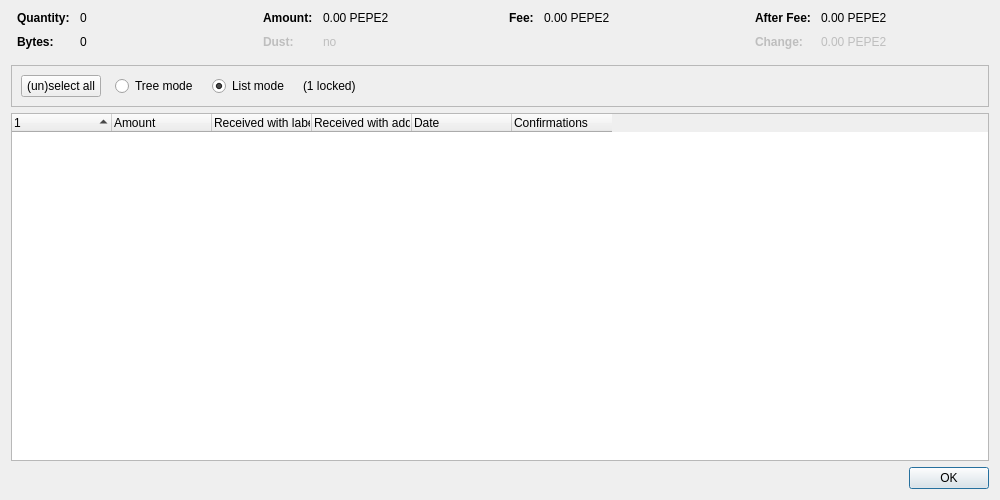
<?xml version="1.0" encoding="UTF-8"?>
<ui version="4.0">
 <class>CoinControlDialog</class>
 <widget class="QDialog" name="CoinControlDialog">
  <property name="geometry">
   <rect>
    <x>0</x>
    <y>0</y>
    <width>1000</width>
    <height>500</height>
   </rect>
  </property>
  <property name="windowTitle">
   <string>Coin Selection</string>
  </property>
  <layout class="QVBoxLayout" name="verticalLayout">
   <item>
    <layout class="QHBoxLayout" name="horizontalLayoutTop" stretch="0,0,0,0">
     <property name="topMargin">
      <number>0</number>
     </property>
     <property name="bottomMargin">
      <number>10</number>
     </property>
     <item>
      <layout class="QFormLayout" name="formLayoutCoinControl1">
       <property name="horizontalSpacing">
        <number>10</number>
       </property>
       <property name="verticalSpacing">
        <number>10</number>
       </property>
       <property name="leftMargin">
        <number>6</number>
       </property>
       <property name="rightMargin">
        <number>6</number>
       </property>
       <item row="0" column="0">
        <widget class="QLabel" name="labelCoinControlQuantityText">
         <property name="font">
          <font>
           <weight>75</weight>
           <bold>true</bold>
          </font>
         </property>
         <property name="text">
          <string>Quantity:</string>
         </property>
        </widget>
       </item>
       <item row="0" column="1">
        <widget class="QLabel" name="labelCoinControlQuantity">
         <property name="cursor">
          <cursorShape>IBeamCursor</cursorShape>
         </property>
         <property name="contextMenuPolicy">
          <enum>Qt::ActionsContextMenu</enum>
         </property>
         <property name="text">
          <string notr="true">0</string>
         </property>
         <property name="textInteractionFlags">
          <set>Qt::LinksAccessibleByMouse|Qt::TextSelectableByKeyboard|Qt::TextSelectableByMouse</set>
         </property>
        </widget>
       </item>
       <item row="1" column="0">
        <widget class="QLabel" name="labelCoinControlBytesText">
         <property name="font">
          <font>
           <weight>75</weight>
           <bold>true</bold>
          </font>
         </property>
         <property name="text">
          <string>Bytes:</string>
         </property>
        </widget>
       </item>
       <item row="1" column="1">
        <widget class="QLabel" name="labelCoinControlBytes">
         <property name="cursor">
          <cursorShape>IBeamCursor</cursorShape>
         </property>
         <property name="contextMenuPolicy">
          <enum>Qt::ActionsContextMenu</enum>
         </property>
         <property name="text">
          <string notr="true">0</string>
         </property>
         <property name="textInteractionFlags">
          <set>Qt::LinksAccessibleByMouse|Qt::TextSelectableByKeyboard|Qt::TextSelectableByMouse</set>
         </property>
        </widget>
       </item>
      </layout>
     </item>
     <item>
      <layout class="QFormLayout" name="formLayoutCoinControl2">
       <property name="horizontalSpacing">
        <number>10</number>
       </property>
       <property name="verticalSpacing">
        <number>10</number>
       </property>
       <property name="leftMargin">
        <number>6</number>
       </property>
       <property name="rightMargin">
        <number>6</number>
       </property>
       <item row="0" column="0">
        <widget class="QLabel" name="labelCoinControlAmountText">
         <property name="font">
          <font>
           <weight>75</weight>
           <bold>true</bold>
          </font>
         </property>
         <property name="text">
          <string>Amount:</string>
         </property>
        </widget>
       </item>
       <item row="0" column="1">
        <widget class="QLabel" name="labelCoinControlAmount">
         <property name="cursor">
          <cursorShape>IBeamCursor</cursorShape>
         </property>
         <property name="contextMenuPolicy">
          <enum>Qt::ActionsContextMenu</enum>
         </property>
         <property name="text">
          <string notr="true">0.00 PEPE2</string>
         </property>
         <property name="textInteractionFlags">
          <set>Qt::LinksAccessibleByMouse|Qt::TextSelectableByKeyboard|Qt::TextSelectableByMouse</set>
         </property>
        </widget>
       </item>
       <item row="1" column="0">
        <widget class="QLabel" name="labelCoinControlLowOutputText">
         <property name="enabled">
          <bool>false</bool>
         </property>
         <property name="font">
          <font>
           <weight>75</weight>
           <bold>true</bold>
          </font>
         </property>
         <property name="text">
          <string>Dust:</string>
         </property>
        </widget>
       </item>
       <item row="1" column="1">
        <widget class="QLabel" name="labelCoinControlLowOutput">
         <property name="enabled">
          <bool>false</bool>
         </property>
         <property name="cursor">
          <cursorShape>IBeamCursor</cursorShape>
         </property>
         <property name="contextMenuPolicy">
          <enum>Qt::ActionsContextMenu</enum>
         </property>
         <property name="text">
          <string notr="true">no</string>
         </property>
         <property name="textInteractionFlags">
          <set>Qt::LinksAccessibleByMouse|Qt::TextSelectableByKeyboard|Qt::TextSelectableByMouse</set>
         </property>
        </widget>
       </item>
      </layout>
     </item>
     <item>
      <layout class="QFormLayout" name="formLayoutCoinControl3">
       <property name="horizontalSpacing">
        <number>10</number>
       </property>
       <property name="verticalSpacing">
        <number>10</number>
       </property>
       <property name="leftMargin">
        <number>6</number>
       </property>
       <property name="rightMargin">
        <number>6</number>
       </property>
       <item row="0" column="0">
        <widget class="QLabel" name="labelCoinControlFeeText">
         <property name="font">
          <font>
           <weight>75</weight>
           <bold>true</bold>
          </font>
         </property>
         <property name="text">
          <string>Fee:</string>
         </property>
        </widget>
       </item>
       <item row="0" column="1">
        <widget class="QLabel" name="labelCoinControlFee">
         <property name="cursor">
          <cursorShape>IBeamCursor</cursorShape>
         </property>
         <property name="contextMenuPolicy">
          <enum>Qt::ActionsContextMenu</enum>
         </property>
         <property name="text">
          <string notr="true">0.00 PEPE2</string>
         </property>
         <property name="textInteractionFlags">
          <set>Qt::LinksAccessibleByMouse|Qt::TextSelectableByKeyboard|Qt::TextSelectableByMouse</set>
         </property>
        </widget>
       </item>
      </layout>
     </item>
     <item>
      <layout class="QFormLayout" name="formLayoutCoinControl4">
       <property name="horizontalSpacing">
        <number>10</number>
       </property>
       <property name="verticalSpacing">
        <number>10</number>
       </property>
       <property name="leftMargin">
        <number>6</number>
       </property>
       <property name="rightMargin">
        <number>6</number>
       </property>
       <item row="0" column="0">
        <widget class="QLabel" name="labelCoinControlAfterFeeText">
         <property name="font">
          <font>
           <weight>75</weight>
           <bold>true</bold>
          </font>
         </property>
         <property name="text">
          <string>After Fee:</string>
         </property>
        </widget>
       </item>
       <item row="0" column="1">
        <widget class="QLabel" name="labelCoinControlAfterFee">
         <property name="cursor">
          <cursorShape>IBeamCursor</cursorShape>
         </property>
         <property name="contextMenuPolicy">
          <enum>Qt::ActionsContextMenu</enum>
         </property>
         <property name="text">
          <string notr="true">0.00 PEPE2</string>
         </property>
         <property name="textInteractionFlags">
          <set>Qt::LinksAccessibleByMouse|Qt::TextSelectableByKeyboard|Qt::TextSelectableByMouse</set>
         </property>
        </widget>
       </item>
       <item row="1" column="0">
        <widget class="QLabel" name="labelCoinControlChangeText">
         <property name="enabled">
          <bool>false</bool>
         </property>
         <property name="font">
          <font>
           <weight>75</weight>
           <bold>true</bold>
          </font>
         </property>
         <property name="text">
          <string>Change:</string>
         </property>
        </widget>
       </item>
       <item row="1" column="1">
        <widget class="QLabel" name="labelCoinControlChange">
         <property name="enabled">
          <bool>false</bool>
         </property>
         <property name="cursor">
          <cursorShape>IBeamCursor</cursorShape>
         </property>
         <property name="contextMenuPolicy">
          <enum>Qt::ActionsContextMenu</enum>
         </property>
         <property name="text">
          <string notr="true">0.00 PEPE2</string>
         </property>
         <property name="textInteractionFlags">
          <set>Qt::LinksAccessibleByMouse|Qt::TextSelectableByKeyboard|Qt::TextSelectableByMouse</set>
         </property>
        </widget>
       </item>
      </layout>
     </item>
    </layout>
   </item>
   <item>
    <widget class="QFrame" name="frame">
     <property name="minimumSize">
      <size>
       <width>0</width>
       <height>40</height>
      </size>
     </property>
     <property name="frameShape">
      <enum>QFrame::StyledPanel</enum>
     </property>
     <property name="frameShadow">
      <enum>QFrame::Sunken</enum>
     </property>
     <layout class="QHBoxLayout" name="horizontalLayout">
      <item>
       <layout class="QHBoxLayout" name="horizontalLayoutPanel" stretch="0,0,0,0,0">
        <property name="spacing">
         <number>14</number>
        </property>
        <item>
         <widget class="QPushButton" name="pushButtonSelectAll">
          <property name="sizePolicy">
           <sizepolicy hsizetype="Maximum" vsizetype="Fixed">
            <horstretch>0</horstretch>
            <verstretch>0</verstretch>
           </sizepolicy>
          </property>
          <property name="text">
           <string>(un)select all</string>
          </property>
          <property name="autoDefault">
           <bool>false</bool>
          </property>
         </widget>
        </item>
        <item>
         <widget class="QRadioButton" name="radioTreeMode">
          <property name="sizePolicy">
           <sizepolicy hsizetype="Maximum" vsizetype="Fixed">
            <horstretch>0</horstretch>
            <verstretch>0</verstretch>
           </sizepolicy>
          </property>
          <property name="text">
           <string>Tree mode</string>
          </property>
         </widget>
        </item>
        <item>
         <widget class="QRadioButton" name="radioListMode">
          <property name="sizePolicy">
           <sizepolicy hsizetype="Maximum" vsizetype="Fixed">
            <horstretch>0</horstretch>
            <verstretch>0</verstretch>
           </sizepolicy>
          </property>
          <property name="text">
           <string>List mode</string>
          </property>
          <property name="checked">
           <bool>true</bool>
          </property>
         </widget>
        </item>
        <item>
         <widget class="QLabel" name="labelLocked">
          <property name="text">
           <string notr="true">(1 locked)</string>
          </property>
         </widget>
        </item>
        <item>
         <spacer name="horizontalSpacer">
          <property name="orientation">
           <enum>Qt::Horizontal</enum>
          </property>
          <property name="sizeHint" stdset="0">
           <size>
            <width>40</width>
            <height>20</height>
           </size>
          </property>
         </spacer>
        </item>
       </layout>
      </item>
     </layout>
    </widget>
   </item>
   <item>
    <widget class="CoinControlTreeWidget" name="treeWidget">
     <property name="contextMenuPolicy">
      <enum>Qt::CustomContextMenu</enum>
     </property>
     <property name="sortingEnabled">
      <bool>false</bool>
     </property>
     <property name="columnCount">
      <number>6</number>
     </property>
     <attribute name="headerShowSortIndicator" stdset="0">
      <bool>true</bool>
     </attribute>
     <attribute name="headerStretchLastSection">
      <bool>false</bool>
     </attribute>
     <column>
      <property name="text">
       <string/>
      </property>
     </column>
     <column>
      <property name="text">
       <string>Amount</string>
      </property>
     </column>
     <column>
      <property name="text">
       <string>Received with label</string>
      </property>
     </column>
     <column>
      <property name="text">
       <string>Received with address</string>
      </property>
     </column>
     <column>
      <property name="text">
       <string>Date</string>
      </property>
     </column>
     <column>
      <property name="text">
       <string>Confirmations</string>
      </property>
      <property name="toolTip">
       <string>Confirmed</string>
      </property>
     </column>
     <column>
      <property name="text">
       <string/>
      </property>
     </column>
     <column>
      <property name="text">
       <string/>
      </property>
     </column>
     <column>
      <property name="text">
       <string/>
      </property>
     </column>
     <column>
      <property name="text">
       <string/>
      </property>
     </column>
    </widget>
   </item>
   <item>
    <widget class="QDialogButtonBox" name="buttonBox">
     <property name="orientation">
      <enum>Qt::Horizontal</enum>
     </property>
     <property name="standardButtons">
      <set>QDialogButtonBox::Ok</set>
     </property>
    </widget>
   </item>
  </layout>
 </widget>
 <customwidgets>
  <customwidget>
   <class>CoinControlTreeWidget</class>
   <extends>QTreeWidget</extends>
   <header>qt/coincontroltreewidget.h</header>
  </customwidget>
 </customwidgets>
 <resources/>
 <connections/>
</ui>
